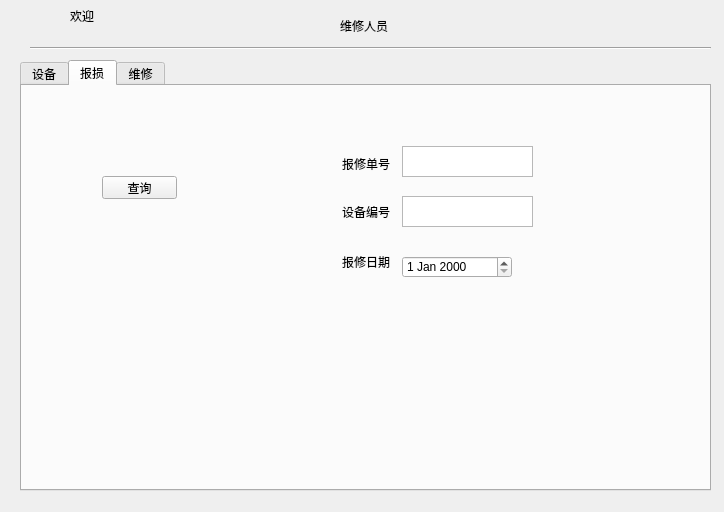
<?xml version="1.0" encoding="UTF-8"?>
<ui version="4.0">
 <class>repair</class>
 <widget class="QWidget" name="repair">
  <property name="geometry">
   <rect>
    <x>0</x>
    <y>0</y>
    <width>724</width>
    <height>512</height>
   </rect>
  </property>
  <property name="windowTitle">
   <string>Form</string>
  </property>
  <widget class="QLabel" name="textUsername">
   <property name="geometry">
    <rect>
     <x>70</x>
     <y>10</y>
     <width>54</width>
     <height>12</height>
    </rect>
   </property>
   <property name="text">
    <string>欢迎</string>
   </property>
  </widget>
  <widget class="QTabWidget" name="tabWidget">
   <property name="geometry">
    <rect>
     <x>20</x>
     <y>60</y>
     <width>691</width>
     <height>431</height>
    </rect>
   </property>
   <property name="minimumSize">
    <size>
     <width>691</width>
     <height>0</height>
    </size>
   </property>
   <property name="currentIndex">
    <number>1</number>
   </property>
   <widget class="QWidget" name="tabs_2">
    <attribute name="title">
     <string>设备</string>
    </attribute>
    <widget class="QPushButton" name="btnsearch_s_2">
     <property name="geometry">
      <rect>
       <x>70</x>
       <y>70</y>
       <width>75</width>
       <height>23</height>
      </rect>
     </property>
     <property name="text">
      <string>查询</string>
     </property>
    </widget>
    <widget class="QTextEdit" name="textEditsid_2">
     <property name="geometry">
      <rect>
       <x>310</x>
       <y>70</y>
       <width>131</width>
       <height>31</height>
      </rect>
     </property>
    </widget>
    <widget class="QLabel" name="labelsid_2">
     <property name="geometry">
      <rect>
       <x>250</x>
       <y>80</y>
       <width>54</width>
       <height>12</height>
      </rect>
     </property>
     <property name="text">
      <string>设备编号</string>
     </property>
    </widget>
    <widget class="QTextEdit" name="textEdittid_2">
     <property name="geometry">
      <rect>
       <x>310</x>
       <y>120</y>
       <width>131</width>
       <height>31</height>
      </rect>
     </property>
    </widget>
    <widget class="QLabel" name="labeltid_2">
     <property name="geometry">
      <rect>
       <x>250</x>
       <y>130</y>
       <width>54</width>
       <height>12</height>
      </rect>
     </property>
     <property name="text">
      <string>设备型号</string>
     </property>
    </widget>
    <widget class="QLabel" name="labelsname_2">
     <property name="geometry">
      <rect>
       <x>250</x>
       <y>180</y>
       <width>54</width>
       <height>12</height>
      </rect>
     </property>
     <property name="text">
      <string>设备名称</string>
     </property>
    </widget>
    <widget class="QTextEdit" name="textEditsname_2">
     <property name="geometry">
      <rect>
       <x>310</x>
       <y>170</y>
       <width>131</width>
       <height>31</height>
      </rect>
     </property>
    </widget>
    <widget class="QLabel" name="labelsdp_2">
     <property name="geometry">
      <rect>
       <x>250</x>
       <y>230</y>
       <width>54</width>
       <height>12</height>
      </rect>
     </property>
     <property name="text">
      <string>生产日期</string>
     </property>
    </widget>
    <widget class="QLabel" name="labelsdb_2">
     <property name="geometry">
      <rect>
       <x>250</x>
       <y>280</y>
       <width>54</width>
       <height>12</height>
      </rect>
     </property>
     <property name="text">
      <string>购入日期</string>
     </property>
    </widget>
    <widget class="QDateEdit" name="dateEditCreat_2">
     <property name="geometry">
      <rect>
       <x>310</x>
       <y>230</y>
       <width>110</width>
       <height>22</height>
      </rect>
     </property>
    </widget>
    <widget class="QDateEdit" name="dateEditBuy_2">
     <property name="geometry">
      <rect>
       <x>310</x>
       <y>280</y>
       <width>110</width>
       <height>22</height>
      </rect>
     </property>
    </widget>
   </widget>
   <widget class="QWidget" name="tabreportinfo_2">
    <attribute name="title">
     <string>报损</string>
    </attribute>
    <widget class="QLabel" name="labelreportsid_2">
     <property name="geometry">
      <rect>
       <x>320</x>
       <y>120</y>
       <width>54</width>
       <height>12</height>
      </rect>
     </property>
     <property name="text">
      <string>设备编号</string>
     </property>
    </widget>
    <widget class="QLabel" name="labelreportid_2">
     <property name="geometry">
      <rect>
       <x>320</x>
       <y>70</y>
       <width>54</width>
       <height>16</height>
      </rect>
     </property>
     <property name="text">
      <string>报修单号</string>
     </property>
    </widget>
    <widget class="QLabel" name="labelsreportdb_2">
     <property name="geometry">
      <rect>
       <x>320</x>
       <y>170</y>
       <width>54</width>
       <height>12</height>
      </rect>
     </property>
     <property name="text">
      <string>报修日期</string>
     </property>
    </widget>
    <widget class="QTextEdit" name="textEditreportsid_2">
     <property name="geometry">
      <rect>
       <x>380</x>
       <y>110</y>
       <width>131</width>
       <height>31</height>
      </rect>
     </property>
    </widget>
    <widget class="QTextEdit" name="textEditreportid_2">
     <property name="geometry">
      <rect>
       <x>380</x>
       <y>60</y>
       <width>131</width>
       <height>31</height>
      </rect>
     </property>
    </widget>
    <widget class="QDateEdit" name="dateEditreportdb_2">
     <property name="geometry">
      <rect>
       <x>380</x>
       <y>170</y>
       <width>110</width>
       <height>22</height>
      </rect>
     </property>
    </widget>
    <widget class="QPushButton" name="btnsearch_report_2">
     <property name="geometry">
      <rect>
       <x>80</x>
       <y>90</y>
       <width>75</width>
       <height>23</height>
      </rect>
     </property>
     <property name="text">
      <string>查询</string>
     </property>
    </widget>
   </widget>
   <widget class="QWidget" name="tabrepairinfo_2">
    <attribute name="title">
     <string>维修</string>
    </attribute>
    <widget class="QLabel" name="labelrepairday_2">
     <property name="geometry">
      <rect>
       <x>330</x>
       <y>160</y>
       <width>54</width>
       <height>12</height>
      </rect>
     </property>
     <property name="text">
      <string>送修日期</string>
     </property>
    </widget>
    <widget class="QTextEdit" name="textEditrepairsid_2">
     <property name="geometry">
      <rect>
       <x>390</x>
       <y>100</y>
       <width>131</width>
       <height>31</height>
      </rect>
     </property>
    </widget>
    <widget class="QDateEdit" name="dateEditrepairday_2">
     <property name="geometry">
      <rect>
       <x>390</x>
       <y>160</y>
       <width>110</width>
       <height>22</height>
      </rect>
     </property>
    </widget>
    <widget class="QLabel" name="labelrepairsid_2">
     <property name="geometry">
      <rect>
       <x>330</x>
       <y>110</y>
       <width>54</width>
       <height>12</height>
      </rect>
     </property>
     <property name="text">
      <string>设备编号</string>
     </property>
    </widget>
    <widget class="QTextEdit" name="textEditrepairid_2">
     <property name="geometry">
      <rect>
       <x>390</x>
       <y>50</y>
       <width>131</width>
       <height>31</height>
      </rect>
     </property>
    </widget>
    <widget class="QLabel" name="labelrepairid_2">
     <property name="geometry">
      <rect>
       <x>330</x>
       <y>60</y>
       <width>54</width>
       <height>16</height>
      </rect>
     </property>
     <property name="text">
      <string>维修单号</string>
     </property>
    </widget>
    <widget class="QPushButton" name="btnsearch_repair_2">
     <property name="geometry">
      <rect>
       <x>90</x>
       <y>80</y>
       <width>75</width>
       <height>23</height>
      </rect>
     </property>
     <property name="text">
      <string>查询</string>
     </property>
    </widget>
    <widget class="QPushButton" name="btninsert_repair_2">
     <property name="geometry">
      <rect>
       <x>90</x>
       <y>140</y>
       <width>75</width>
       <height>23</height>
      </rect>
     </property>
     <property name="text">
      <string> 增加</string>
     </property>
    </widget>
   </widget>
  </widget>
  <widget class="QLabel" name="label">
   <property name="geometry">
    <rect>
     <x>340</x>
     <y>20</y>
     <width>54</width>
     <height>12</height>
    </rect>
   </property>
   <property name="text">
    <string>维修人员</string>
   </property>
  </widget>
  <widget class="Line" name="line">
   <property name="geometry">
    <rect>
     <x>30</x>
     <y>40</y>
     <width>681</width>
     <height>16</height>
    </rect>
   </property>
   <property name="orientation">
    <enum>Qt::Horizontal</enum>
   </property>
  </widget>
 </widget>
 <resources/>
 <connections/>
</ui>
